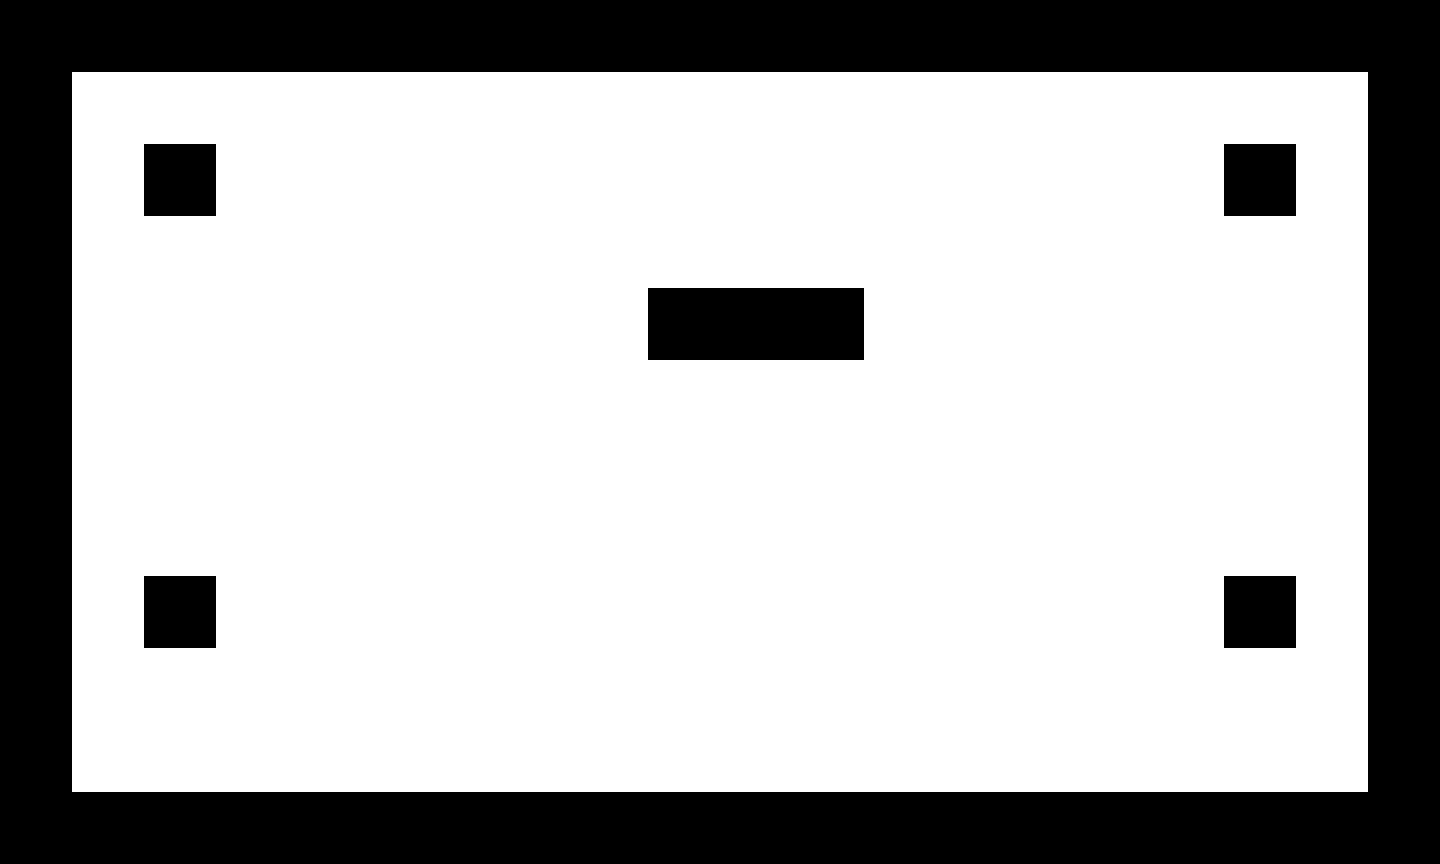

Below is a game level as drawn by its tile map, then a one-line description and the .tmx that defines it (tile-layer data replaced by summaries):
An orthogonal 20x12 tile map with 72x72 px tiles, 1 tile layer (tiles), 2 tilesets.

<map version="1.0" orientation="orthogonal" width="20" height="12" tilewidth="72" tileheight="72">
 <properties>
  <property name="playerLocation" value="!json! {&quot;x&quot;:10, &quot;y&quot;:6}" />
 </properties>
 <tileset firstgid="1" name="black tile" tilewidth="72" tileheight="72">
  <image source="../../../art/black tile.png" width="72" height="72" />
  <tile id="0">
   <properties>
    <property name="bodyType" value="static" />
    <property name="collType" value="solid" />
    <property name="name" value="blackTile" />
    <property name="physics:bounce" value="0" />
    <property name="physics:enabled" value="true" />
   </properties>
  </tile>
 </tileset>
 <tileset firstgid="2" name="white tile" tilewidth="72" tileheight="72">
  <image source="../../../art/white tile.png" width="72" height="72" />
 </tileset>
 <layer name="tiles" width="20" height="12">
  <data>[240 cells, 240 non-empty, 2 distinct tile ids]</data>
 </layer>
</map>
